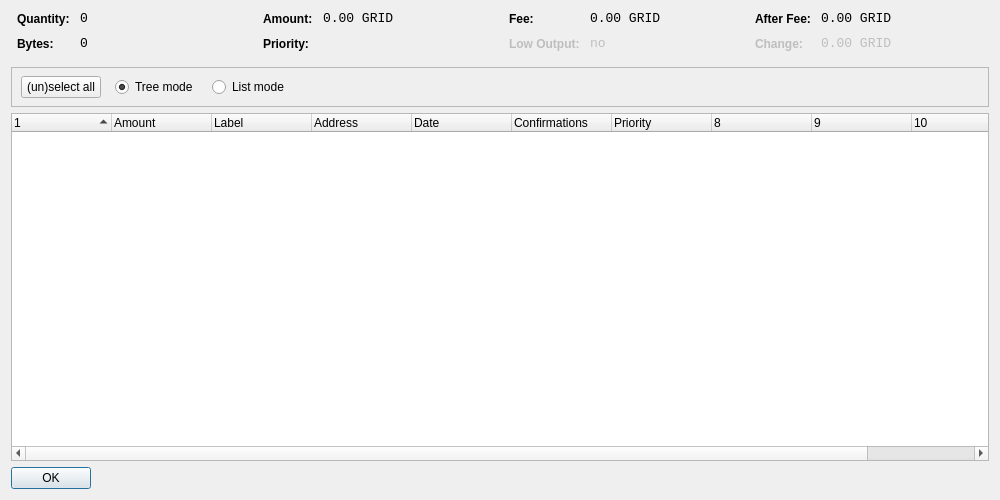
<?xml version="1.0" encoding="UTF-8"?>
<ui version="4.0">
 <class>CoinControlDialog</class>
 <widget class="QDialog" name="CoinControlDialog">
  <property name="geometry">
   <rect>
    <x>0</x>
    <y>0</y>
    <width>1000</width>
    <height>500</height>
   </rect>
  </property>
  <property name="windowTitle">
   <string>Coin Control</string>
  </property>
  <layout class="QVBoxLayout" name="verticalLayout">
   <item>
    <layout class="QHBoxLayout" name="horizontalLayoutTop" stretch="0,0,0,0">
     <property name="topMargin">
      <number>0</number>
     </property>
     <property name="bottomMargin">
      <number>10</number>
     </property>
     <item>
      <layout class="QFormLayout" name="formLayoutCoinControl1">
       <property name="horizontalSpacing">
        <number>10</number>
       </property>
       <property name="verticalSpacing">
        <number>10</number>
       </property>
       <property name="leftMargin">
        <number>6</number>
       </property>
       <property name="rightMargin">
        <number>6</number>
       </property>
       <item row="0" column="0">
        <widget class="QLabel" name="labelCoinControlQuantityText">
         <property name="styleSheet">
          <string notr="true">font-weight:bold;</string>
         </property>
         <property name="text">
          <string>Quantity:</string>
         </property>
        </widget>
       </item>
       <item row="0" column="1">
        <widget class="QLabel" name="labelCoinControlQuantity">
         <property name="font">
          <font>
           <family>Monospace</family>
           <pointsize>10</pointsize>
          </font>
         </property>
         <property name="cursor">
          <cursorShape>IBeamCursor</cursorShape>
         </property>
         <property name="contextMenuPolicy">
          <enum>Qt::ActionsContextMenu</enum>
         </property>
         <property name="text">
          <string>0</string>
         </property>
         <property name="textInteractionFlags">
          <set>Qt::LinksAccessibleByMouse|Qt::TextSelectableByKeyboard|Qt::TextSelectableByMouse</set>
         </property>
        </widget>
       </item>
       <item row="1" column="0">
        <widget class="QLabel" name="labelCoinControlBytesText">
         <property name="styleSheet">
          <string notr="true">font-weight:bold;</string>
         </property>
         <property name="text">
          <string>Bytes:</string>
         </property>
        </widget>
       </item>
       <item row="1" column="1">
        <widget class="QLabel" name="labelCoinControlBytes">
         <property name="font">
          <font>
           <family>Monospace</family>
           <pointsize>10</pointsize>
          </font>
         </property>
         <property name="cursor">
          <cursorShape>IBeamCursor</cursorShape>
         </property>
         <property name="contextMenuPolicy">
          <enum>Qt::ActionsContextMenu</enum>
         </property>
         <property name="text">
          <string>0</string>
         </property>
         <property name="textInteractionFlags">
          <set>Qt::LinksAccessibleByMouse|Qt::TextSelectableByKeyboard|Qt::TextSelectableByMouse</set>
         </property>
        </widget>
       </item>
      </layout>
     </item>
     <item>
      <layout class="QFormLayout" name="formLayoutCoinControl2">
       <property name="horizontalSpacing">
        <number>10</number>
       </property>
       <property name="verticalSpacing">
        <number>10</number>
       </property>
       <property name="leftMargin">
        <number>6</number>
       </property>
       <property name="rightMargin">
        <number>6</number>
       </property>
       <item row="0" column="0">
        <widget class="QLabel" name="labelCoinControlAmountText">
         <property name="styleSheet">
          <string notr="true">font-weight:bold;</string>
         </property>
         <property name="text">
          <string>Amount:</string>
         </property>
        </widget>
       </item>
       <item row="0" column="1">
        <widget class="QLabel" name="labelCoinControlAmount">
         <property name="font">
          <font>
           <family>Monospace</family>
           <pointsize>10</pointsize>
          </font>
         </property>
         <property name="cursor">
          <cursorShape>IBeamCursor</cursorShape>
         </property>
         <property name="contextMenuPolicy">
          <enum>Qt::ActionsContextMenu</enum>
         </property>
         <property name="text">
          <string>0.00 GRID</string>
         </property>
         <property name="textInteractionFlags">
          <set>Qt::LinksAccessibleByMouse|Qt::TextSelectableByKeyboard|Qt::TextSelectableByMouse</set>
         </property>
        </widget>
       </item>
       <item row="1" column="0">
        <widget class="QLabel" name="labelCoinControlPriorityText">
         <property name="styleSheet">
          <string notr="true">font-weight:bold;</string>
         </property>
         <property name="text">
          <string>Priority:</string>
         </property>
        </widget>
       </item>
       <item row="1" column="1">
        <widget class="QLabel" name="labelCoinControlPriority">
         <property name="font">
          <font>
           <family>Monospace</family>
           <pointsize>10</pointsize>
          </font>
         </property>
         <property name="cursor">
          <cursorShape>IBeamCursor</cursorShape>
         </property>
         <property name="contextMenuPolicy">
          <enum>Qt::ActionsContextMenu</enum>
         </property>
         <property name="text">
          <string/>
         </property>
         <property name="textInteractionFlags">
          <set>Qt::LinksAccessibleByMouse|Qt::TextSelectableByKeyboard|Qt::TextSelectableByMouse</set>
         </property>
        </widget>
       </item>
      </layout>
     </item>
     <item>
      <layout class="QFormLayout" name="formLayoutCoinControl3">
       <property name="horizontalSpacing">
        <number>10</number>
       </property>
       <property name="verticalSpacing">
        <number>10</number>
       </property>
       <property name="leftMargin">
        <number>6</number>
       </property>
       <property name="rightMargin">
        <number>6</number>
       </property>
       <item row="0" column="0">
        <widget class="QLabel" name="labelCoinControlFeeText">
         <property name="styleSheet">
          <string notr="true">font-weight:bold;</string>
         </property>
         <property name="text">
          <string>Fee:</string>
         </property>
        </widget>
       </item>
       <item row="0" column="1">
        <widget class="QLabel" name="labelCoinControlFee">
         <property name="font">
          <font>
           <family>Monospace</family>
           <pointsize>10</pointsize>
          </font>
         </property>
         <property name="cursor">
          <cursorShape>IBeamCursor</cursorShape>
         </property>
         <property name="contextMenuPolicy">
          <enum>Qt::ActionsContextMenu</enum>
         </property>
         <property name="text">
          <string>0.00 GRID</string>
         </property>
         <property name="textInteractionFlags">
          <set>Qt::LinksAccessibleByMouse|Qt::TextSelectableByKeyboard|Qt::TextSelectableByMouse</set>
         </property>
        </widget>
       </item>
       <item row="1" column="0">
        <widget class="QLabel" name="labelCoinControlLowOutputText">
         <property name="enabled">
          <bool>false</bool>
         </property>
         <property name="styleSheet">
          <string notr="true">font-weight:bold;</string>
         </property>
         <property name="text">
          <string>Low Output:</string>
         </property>
        </widget>
       </item>
       <item row="1" column="1">
        <widget class="QLabel" name="labelCoinControlLowOutput">
         <property name="enabled">
          <bool>false</bool>
         </property>
         <property name="font">
          <font>
           <family>Monospace</family>
           <pointsize>10</pointsize>
          </font>
         </property>
         <property name="cursor">
          <cursorShape>IBeamCursor</cursorShape>
         </property>
         <property name="contextMenuPolicy">
          <enum>Qt::ActionsContextMenu</enum>
         </property>
         <property name="text">
          <string>no</string>
         </property>
         <property name="textInteractionFlags">
          <set>Qt::LinksAccessibleByMouse|Qt::TextSelectableByKeyboard|Qt::TextSelectableByMouse</set>
         </property>
        </widget>
       </item>
      </layout>
     </item>
     <item>
      <layout class="QFormLayout" name="formLayoutCoinControl4">
       <property name="horizontalSpacing">
        <number>10</number>
       </property>
       <property name="verticalSpacing">
        <number>10</number>
       </property>
       <property name="leftMargin">
        <number>6</number>
       </property>
       <property name="rightMargin">
        <number>6</number>
       </property>
       <item row="0" column="0">
        <widget class="QLabel" name="labelCoinControlAfterFeeText">
         <property name="styleSheet">
          <string notr="true">font-weight:bold;</string>
         </property>
         <property name="text">
          <string>After Fee:</string>
         </property>
        </widget>
       </item>
       <item row="0" column="1">
        <widget class="QLabel" name="labelCoinControlAfterFee">
         <property name="font">
          <font>
           <family>Monospace</family>
           <pointsize>10</pointsize>
          </font>
         </property>
         <property name="cursor">
          <cursorShape>IBeamCursor</cursorShape>
         </property>
         <property name="contextMenuPolicy">
          <enum>Qt::ActionsContextMenu</enum>
         </property>
         <property name="text">
          <string>0.00 GRID</string>
         </property>
         <property name="textInteractionFlags">
          <set>Qt::LinksAccessibleByMouse|Qt::TextSelectableByKeyboard|Qt::TextSelectableByMouse</set>
         </property>
        </widget>
       </item>
       <item row="1" column="0">
        <widget class="QLabel" name="labelCoinControlChangeText">
         <property name="enabled">
          <bool>false</bool>
         </property>
         <property name="styleSheet">
          <string notr="true">font-weight:bold;</string>
         </property>
         <property name="text">
          <string>Change:</string>
         </property>
        </widget>
       </item>
       <item row="1" column="1">
        <widget class="QLabel" name="labelCoinControlChange">
         <property name="enabled">
          <bool>false</bool>
         </property>
         <property name="font">
          <font>
           <family>Monospace</family>
           <pointsize>10</pointsize>
          </font>
         </property>
         <property name="cursor">
          <cursorShape>IBeamCursor</cursorShape>
         </property>
         <property name="contextMenuPolicy">
          <enum>Qt::ActionsContextMenu</enum>
         </property>
         <property name="text">
          <string>0.00 GRID</string>
         </property>
         <property name="textInteractionFlags">
          <set>Qt::LinksAccessibleByMouse|Qt::TextSelectableByKeyboard|Qt::TextSelectableByMouse</set>
         </property>
        </widget>
       </item>
      </layout>
     </item>
    </layout>
   </item>
   <item>
    <widget class="QFrame" name="frame">
     <property name="minimumSize">
      <size>
       <width>0</width>
       <height>40</height>
      </size>
     </property>
     <property name="frameShape">
      <enum>QFrame::StyledPanel</enum>
     </property>
     <property name="frameShadow">
      <enum>QFrame::Sunken</enum>
     </property>
     <widget class="QWidget" name="horizontalLayoutWidget">
      <property name="geometry">
       <rect>
        <x>10</x>
        <y>0</y>
        <width>781</width>
        <height>41</height>
       </rect>
      </property>
      <layout class="QHBoxLayout" name="horizontalLayoutPanel" stretch="0,0,0,0,0">
       <property name="spacing">
        <number>14</number>
       </property>
       <item>
        <widget class="QPushButton" name="pushButtonSelectAll">
         <property name="sizePolicy">
          <sizepolicy hsizetype="Maximum" vsizetype="Fixed">
           <horstretch>0</horstretch>
           <verstretch>0</verstretch>
          </sizepolicy>
         </property>
         <property name="text">
          <string>(un)select all</string>
         </property>
        </widget>
       </item>
       <item>
        <widget class="QRadioButton" name="radioTreeMode">
         <property name="sizePolicy">
          <sizepolicy hsizetype="Maximum" vsizetype="Fixed">
           <horstretch>0</horstretch>
           <verstretch>0</verstretch>
          </sizepolicy>
         </property>
         <property name="text">
          <string>Tree mode</string>
         </property>
         <property name="checked">
          <bool>true</bool>
         </property>
        </widget>
       </item>
       <item>
        <widget class="QRadioButton" name="radioListMode">
         <property name="sizePolicy">
          <sizepolicy hsizetype="Maximum" vsizetype="Fixed">
           <horstretch>0</horstretch>
           <verstretch>0</verstretch>
          </sizepolicy>
         </property>
         <property name="text">
          <string>List mode</string>
         </property>
        </widget>
       </item>
       <item>
        <spacer name="horizontalSpacer">
         <property name="orientation">
          <enum>Qt::Horizontal</enum>
         </property>
         <property name="sizeHint" stdset="0">
          <size>
           <width>40</width>
           <height>20</height>
          </size>
         </property>
        </spacer>
       </item>
      </layout>
     </widget>
    </widget>
   </item>
   <item>
    <widget class="CoinControlTreeWidget" name="treeWidget">
     <property name="contextMenuPolicy">
      <enum>Qt::CustomContextMenu</enum>
     </property>
     <property name="sortingEnabled">
      <bool>false</bool>
     </property>
     <property name="columnCount">
      <number>11</number>
     </property>
     <attribute name="headerShowSortIndicator" stdset="0">
      <bool>true</bool>
     </attribute>
     <attribute name="headerStretchLastSection">
      <bool>false</bool>
     </attribute>
     <column>
      <property name="text">
       <string/>
      </property>
     </column>
     <column>
      <property name="text">
       <string>Amount</string>
      </property>
     </column>
     <column>
      <property name="text">
       <string>Label</string>
      </property>
     </column>
     <column>
      <property name="text">
       <string>Address</string>
      </property>
     </column>
     <column>
      <property name="text">
       <string>Date</string>
      </property>
     </column>
     <column>
      <property name="text">
       <string>Confirmations</string>
      </property>
      <property name="toolTip">
       <string>Confirmed</string>
      </property>
     </column>
     <column>
      <property name="text">
       <string>Priority</string>
      </property>
     </column>
     <column>
      <property name="text">
       <string/>
      </property>
     </column>
     <column>
      <property name="text">
       <string/>
      </property>
     </column>
     <column>
      <property name="text">
       <string/>
      </property>
     </column>
     <column>
      <property name="text">
       <string/>
      </property>
     </column>
    </widget>
   </item>
   <item>
    <widget class="QDialogButtonBox" name="buttonBox">
     <property name="sizePolicy">
      <sizepolicy hsizetype="Maximum" vsizetype="Fixed">
       <horstretch>0</horstretch>
       <verstretch>0</verstretch>
      </sizepolicy>
     </property>
     <property name="orientation">
      <enum>Qt::Horizontal</enum>
     </property>
     <property name="standardButtons">
      <set>QDialogButtonBox::Ok</set>
     </property>
    </widget>
   </item>
  </layout>
 </widget>
 <customwidgets>
  <customwidget>
   <class>CoinControlTreeWidget</class>
   <extends>QTreeWidget</extends>
   <header>coincontroltreewidget.h</header>
  </customwidget>
 </customwidgets>
 <resources/>
 <connections/>
</ui>
